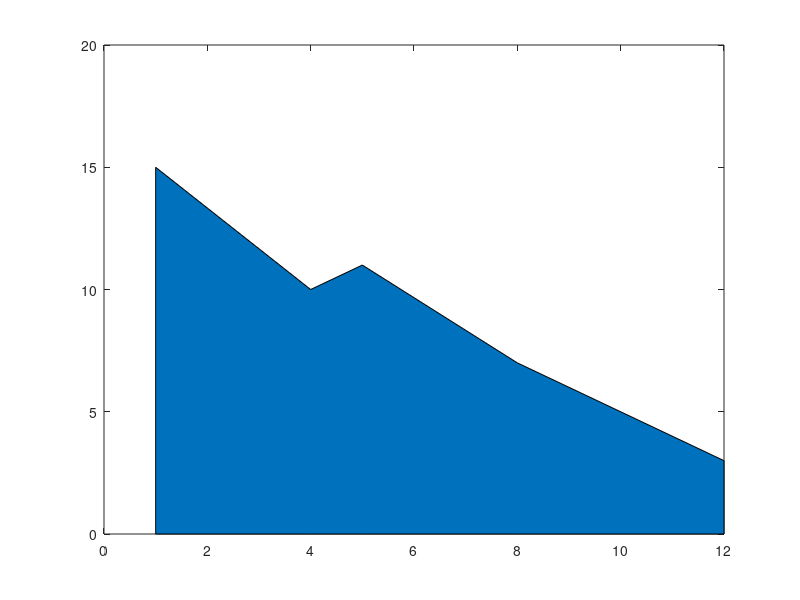

Write the MATLAB code that produced this figure. (Note: this script raises an error after producing the figure.)
clear all
close all

x = [1 4 5  8 12];
y = [15 10 11 7 3];

objectives = [x; y];
T=transpose(objectives);




figure
plot(T(:,1) ,T(:,2))
area(T(:,1) ,T(:,2))
[k,A]=boundary(T(:,1) ,T(:,2))

t = 1:numel(x);
xy = [x;y];
pp = spline(t,xy);
tInterp = linspace(1,numel(x));
xyInterp = ppval(pp, tInterp);
%Show the result
figure
plot(x,y,'o:')
hold on
plot(xyInterp(1,:),xyInterp(2,:))
legend({'Original data','Spline interpolation'},'FontSize',12)
[k,A] = boundary(transpose(xyInterp(1,:)),transpose(xyInterp(2,:)))
% 
x = 0:6; 
y = [0 0 0 3 6 6 6]; 
xq1 = 0:.01:6;
p = pchip(x,y,xq1);
s = spline(x,y,xq1);
m = makima(x,y,xq1);
plot(x,y,'o',xq1,p,'-',xq1,s,'-.',xq1,m,'--')
legend('Sample Points','pchip','spline','makima','Location','SouthEast')

%q = integral(m,-1,6)

area(m)




% clear;clc;
% x=[1;5;5;1;2];
% y=[5;5;1;1;3];
% %plot(x,y,'. ')
% k = boundary(x,y);% generate boundary of data points.
% hold on;
% plot(x(k),y(k));
% A = polyarea(x,y);